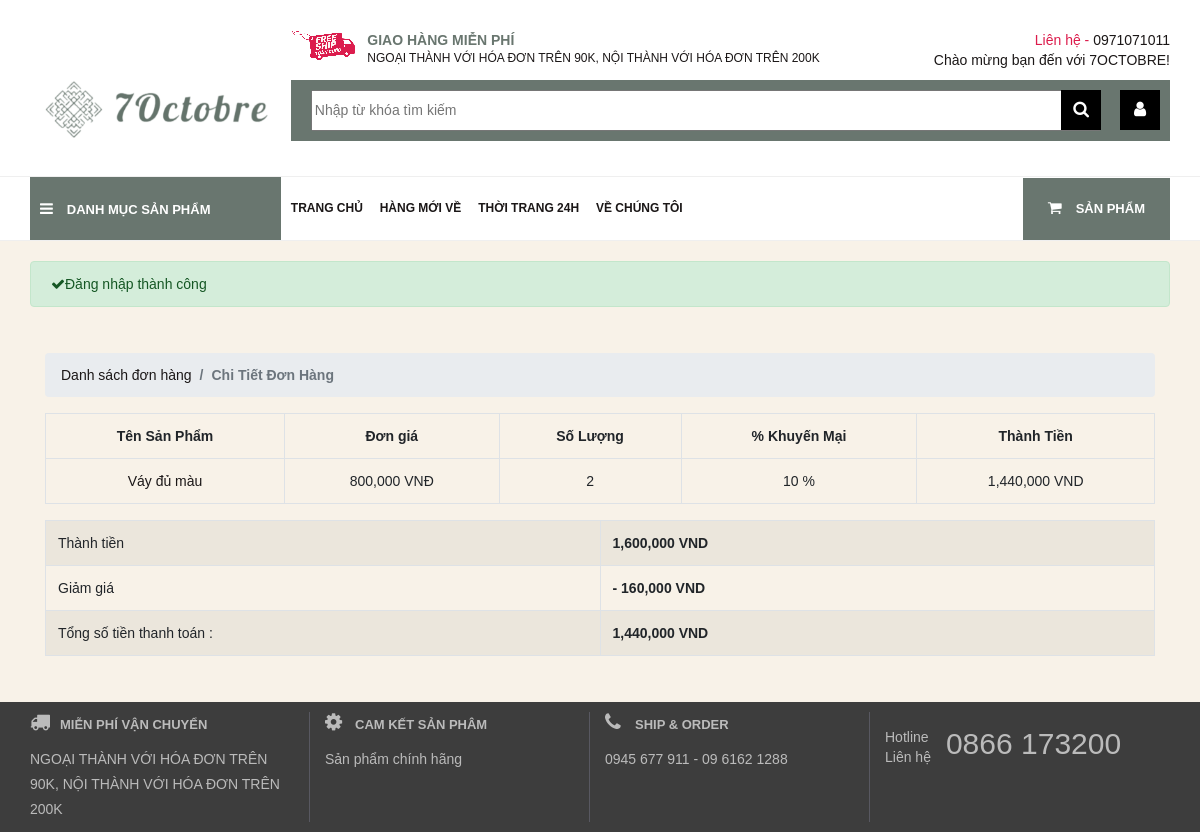
/san-pham-don-hang/90 (signed in), run on the app's committed database.
### tables this page shows
CREATE TABLE `categories` (
  `id` int(11) NOT NULL,
  `name` varchar(255) NOT NULL,
  `avatar` varchar(255) DEFAULT NULL,
  `status` tinyint(3) NOT NULL,
  `category_status` tinyint(3) NOT NULL,
  `content` varchar(255) NOT NULL,
  `hotcategory` tinyint(3) NOT NULL,
  `created_at` timestamp NOT NULL DEFAULT current_timestamp(),
  `updated_at` datetime DEFAULT NULL
);

CREATE TABLE `order_details` (
  `id` int(11) NOT NULL,
  `order_id` int(11) NOT NULL,
  `product_id` int(11) NOT NULL,
  `quality` int(11) NOT NULL
);

CREATE TABLE `products` (
  `id` int(11) NOT NULL,
  `category_id` int(11) DEFAULT NULL,
  `producer_id` int(11) NOT NULL,
  `title` varchar(255) DEFAULT NULL,
  `avatar` varchar(255) DEFAULT NULL,
  `price` int(11) DEFAULT NULL,
  `quality` int(11) DEFAULT NULL,
  `summary` varchar(255) NOT NULL,
  `content` text NOT NULL,
  `status` tinyint(4) NOT NULL DEFAULT 0,
  `discount` int(11) NOT NULL DEFAULT 0,
  `hotproduct` tinyint(3) NOT NULL,
  `total_number_rating` int(11) NOT NULL,
  `total_rating` int(11) NOT NULL,
  `created_at` timestamp NOT NULL DEFAULT current_timestamp(),
  `updated_at` datetime DEFAULT NULL
);

### App/controllers/controller.php (called while the page is built, shortened)
<?php
class Controller{
    public function render($file,$variable=[]){
        extract($variable);
        require_once $file;
        $view= ob_get_clean();
        return $view;
    }
}

### Mvc/Frontend/controllers/LoginController.php (called while the page is built, shortened)
<?php
require_once  "Mvc/Frontend/Models/OrderDetail.php";
class LoginController extends Controller{
    public function historyallproduct()
    {
        $id=$_GET["id"];
        $order_model=new OrderDetail();
        $products=$order_model->listProduct($id);
        $this->content=$this->render('Mvc/frontend/views/login/HistoryAllProduct.php',["products" => $products]);
        require_once 'Mvc/frontend/views/layouts/main.php';
    }
}

### index.php (called while the page is built, shortened)
<?php
    $action=isset($_GET["action"]) ? $_GET["action"] : 'index';
    $obj = new $controller;
    $obj->$action();

### App/database/Model.php (called while the page is built, shortened)
<?php
    class Model{
        public function __construct(){
            $this->connection=$this->getConnection();
        }
        public function getConnection(){
            $connection=new PDO(Database::DB_DSN,
                                Database::DB_USERNAME,
                                Database::DB_PASSWORD);
            return $connection;
        }
}

### Mvc/Frontend/models/OrderDetail.php (called while the page is built, shortened)
<?php
class OrderDetail extends  Model
{
    public function listProduct($id)
    {
        $sql_select_product = "select order_details.*,products.title as product_name,products.discount as product_discount,
                              products.price as product_price
                              from  order_details inner join products
                              on order_details.product_id=products.id
                              where order_details.order_id=$id ";
        $obj_select= $this->connection->prepare($sql_select_product);
        $obj_select->execute();
        $products=$obj_select->fetchAll(PDO::FETCH_ASSOC);
        return $products;
    }
}

### App/helpers/Helper.php (called while the page is built, shortened)
<?php
class Helper
{
    public static function getSlug($str) {
        $str = trim(mb_strtolower($str));
        $str = preg_replace('/(à|á|ạ|ả|ã|â|ầ|ấ|ậ|ẩ|ẫ|ă|ằ|ắ|ặ|ẳ|ẵ)/', 'a', $str);
        $str = preg_replace('/(è|é|ẹ|ẻ|ẽ|ê|ề|ế|ệ|ể|ễ)/', 'e', $str);
        $str = preg_replace('/(ì|í|ị|ỉ|ĩ)/', 'i', $str);
        $str = preg_replace('/(ò|ó|ọ|ỏ|õ|ô|ồ|ố|ộ|ổ|ỗ|ơ|ờ|ớ|ợ|ở|ỡ)/', 'o', $str);
        $str = preg_replace('/(ù|ú|ụ|ủ|ũ|ư|ừ|ứ|ự|ử|ữ)/', 'u', $str);
        $str = preg_replace('/(ỳ|ý|ỵ|ỷ|ỹ)/', 'y', $str);
        $str = preg_replace('/(đ)/', 'd', $str);
        $str = preg_replace('/[^a-z0-9-\s]/', '', $str);
        $str = preg_replace('/([\s]+)/', '-', $str);
        return $str;
    }
}

### Mvc/Frontend/models/Category.php (called while the page is built, shortened)
<?php
class Category extends Model{
    public function categoryNews(){
        $sql_select="select * from categories where status=1 and category_status=0 order by categories.created_at asc limit 0,3";
        $obj_select=$this->connection->prepare($sql_select);
        $obj_select->execute();
        return $obj_select->fetchAll(PDO::FETCH_ASSOC);
    }
}

### Mvc/Frontend/views/login/HistoryAllProduct.php (the view, shortened to what this page needs)
<?php
$total_cart=0;
$total_discount=0;
$total=0;
?>
<div class="container">
    <div class="row">
        <div class="col-sm-12" style="margin: 30px 0px">
            <nav aria-label="breadcrumb">
                <ol class="breadcrumb">
                    <li class="breadcrumb-item"><a href="lich-su-mua-hang">Danh sách đơn hàng</a></li>
                    <li class="breadcrumb-item active" aria-current="page">Chi Tiết Đơn Hàng</li>
                </ol>
            </nav>
            <table class="table table-bordered" style="text-align: center;">
                <tr>
                    <th style="text-align: center;">Tên Sản Phẩm</th>
                    <th style="text-align: center;">Đơn giá</th>
                    <th style="text-align: center;">Số Lượng</th>
                    <th style="text-align: center;"> % Khuyến Mại</th>
                    <th style="text-align: center;">Thành Tiền</th>
                </tr>
                <?php if (!empty($products)): ?>
                    <?php foreach ($products as $product):
                        $product_id=$product["product_id"];
                        $slug=Helper::getSlug($product["product_name"]);
                        $url_detail="chi-tiet-san-pham/$slug/$product_id";
                        ?>
                        <tr>
                            <td>
                                <a href="<?php echo $url_detail; ?>"><?php echo $product["product_name"];?></a>
                            </td>
                            <td>
                                <?php echo number_format($product["product_price"]);  ?> VNĐ
                            </td>
                            <td>
                                <?php echo $product["quality"];  ?>
                            </td>
                            <td>
                                <?php echo $product["product_discount"];  ?> %
                            </td>
                            <td><?php
                                $total_item_discount=($product["product_price"] * ($product["product_discount"]/100)) * $product["quality"] ;
                                $total_item=($product["product_price"] * $product["quality"]);
                                $total_product=$total_item-$total_item_discount;
                                echo number_format($total_product);
                                $total_cart += $total_item;
                                $total_discount += $total_item_discount;
                                $total +=$total_product;
                                ?>
                                VND
                            </td>
                        </tr>
                    <?php endforeach;?>
                    <div class="row">
                        <div class="col-sm-5" style="font-size: 16px;">
                            <table class="table table-striped table-bordered table-list">
                                <?php if($total_discount>0): ?>
                                    <tr>
                                        <td width="50%">Thành tiền</td>
                                        <th> <?php echo number_format($total_cart); ?> VND</th>
                                    </tr>
                                    <tr>
                                        <td width="50%">Giảm giá </td>
                                        <th>- <?php echo number_format($total_discount); ?> VND</th>
                                    </tr>
                                    <tr>
                                        <td width="50%">Tổng số tiền thanh toán :</td>
                                        <th><?php echo number_format($total); ?> VND</th>
                                    </tr>
                                <?php endif; ?>
                            </table>
                        </div>
                    </div>
                <?php else:?>
                    <tr>
                        <td colspan="11">Không có sản phẩm nào !!!</td>
                    </tr>
                <?php endif;?>
            </table>
        </div>
    </div>
</div>

### Mvc/Frontend/views/categories/category_news.php
<?php if (!empty($categories)):
foreach ($categories as $category):
$category_id = $category["id"];
$category_name = $category["name"];
$category_slug = Helper::getSlug($category_name);
$category_link = "danh-sach-blogs/$category_slug/$category_id"
?>
<li><a href="<?php echo $category_link; ?>"><?php echo $category_name; ?></a></li>
<?php endforeach; else: ?>
<?php endif; ?>

### Assets/Frontend/css/style.css (style rules this page uses)
body, h1, h2, h3, h4, h5, h6, p, ul { margin: 0px; padding: 0px; }
body { font-family: Arial; font-style: normal; font-weight: 400; line-height: 1.42857143; font-size: 14px; color: #1b1717;; background-color: #f8f2e8; padding: 0px; }
li { list-style: none; }
a { color: #1b1717; }
.menu-center li { display: inline-block; padding: 20px 13px 20px 0px; }
.menu-center li a { line-height: 20px; padding-top: 16px; padding-bottom: 16px; white-space: nowrap; font-size: 12px; font-weight: bold; text-transform: uppercase }
.active { color: rgba(105,118,111,255); font-weight: bold; text-transform: capitalize; }

### data on the page
categories: name "THỜI TRANG 24H"
order_details: product.title "Váy đủ màu", product.price "800,000", quality "2", product.discount "10", total_product "1,440,000"

### other printed values
$_SESSION["success"] "Đăng nhập thành công"
$total_cart "1,600,000"
$total_discount "160,000"
$total "1,440,000"
